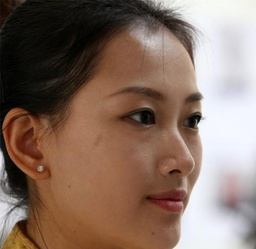
#> input picture OpenCV-Notes/图像美化处理/img2.jpg, 256 x 249 px, shrunk from 500 x 487 before the run
$ python Filter.py
#> lines starting #> are read from the running program, lines starting #| are printed output that depends on the picture
import cv2
import numpy as np
img = cv2.imread('img2.jpg', 1)
#> img is the input picture: shape (249, 256, 3); mean B, G, R 99.1, 111.7, 134.7
cv2.imshow('img', img)
imgInfo = img.shape
#> imgInfo = (249, 256, 3)
height = imgInfo[0]
#> height = 249
width = imgInfo[1]
#> width = 256
#高斯滤波
dst1 = cv2.GaussianBlur(img,(5,5),1.5)
cv2.imshow('dst1', dst1)
#均值滤波
dst2 = np.zeros((height,width,3),np.uint8)
for i in range(3, height-3):
    for j in range(3, width-3):
        sum_b = int(0)
        sum_g = int(0)
        sum_r = int(0)
        for m in range(-3, 3):
            for n in range(-3, 3):
                (b,g,r) = img[i+m, j+n]
                sum_b = sum_b + int(b)
                sum_g = sum_g + int(g)
                sum_r = sum_r + int(r)
        b = np.uint8(sum_b/36)
        g = np.uint8(sum_g/36)
        r = np.uint8(sum_r/36)
        dst2[i,j] = (b,g,r)
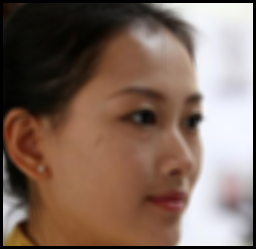
#> dst2: shape (249, 256, 3); mean B, G, R 92.6, 104.8, 127.3
cv2.imshow('dst2',dst2)
#中值滤波
img = cv2.cvtColor(img, cv2.COLOR_RGB2GRAY)
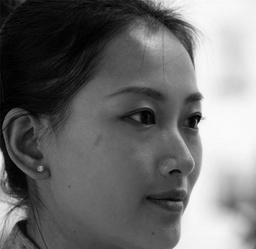
#> img: shape (249, 256); min 0, max 252, mean 110.6
cv2.imshow('gray', img)
dst3 = np.zeros((height,width,3), np.uint8)
collect = np.zeros(9, np.uint8)
for i in range(1,height-1):
    for j in range(1, width-1):
        k = 0
        for m in range(-1, 2):
            for n in range(-1, 2):
                gray = img[i+m,j+n]
                collect[k] = gray
                k=k+1
        for k in range(0, 9):
            p1=collect[k]
            for t in range(k+1, 9):
                if p1<collect[t]:
                    mid=collect[t]
                    collect[t]=p1
                    p1 = mid
        dst3[i,j] = collect[4]
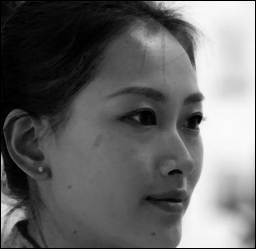
#> dst3: shape (249, 256, 3); min 0, max 250, mean 103.6
#> after the loop, collect = [132, 117, 103, 103, 103, 103, 103, 103, 103]; mid = 117
cv2.imshow('dst3', dst3)
cv2.waitKey()

$ run again, with OpenCV-Notes/图像美化处理/img1.jpg copied over OpenCV-Notes/图像美化处理/img2.jpg
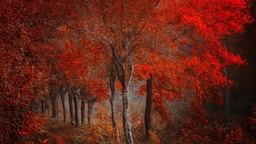
#> input picture OpenCV-Notes/图像美化处理/img1.jpg, 256 x 144 px, shrunk from 533 x 300 before the run
#> img is the input picture: shape (144, 256, 3); mean B, G, R 24.1, 36.9, 99.8
#> after the loop `for i in range(3, height-3):`:
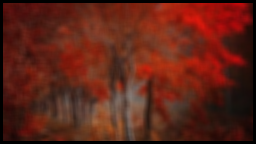
#> dst2: shape (144, 256, 3); mean B, G, R 22.7, 34.9, 94.4
#> img: shape (144, 256)
#> after the loop `for i in range(1,height-1):`:
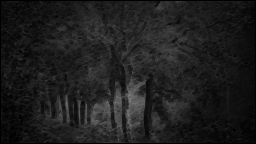
#> dst3: shape (144, 256, 3); min 0, max 132, mean 29.8
#> after the loop `for i in range(1,height-1):`: collect = [13, 10, 10, 10, 10, 8, 8, 8, 8]; mid = 10
